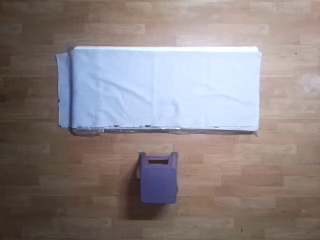
#> input picture frame 11 of model_code/layout/p1.mp4, 320 x 240 px, given in place of the camera
$ python run_inference.py
#> lines starting #> are read from the running program, lines starting #| are printed output that depends on the picture
### core/activity_pipeline.py
"""
activity_pipeline.py
=====================
Standalone module for the Activity + Intake Detection Pipeline.

This is the ONLY file needed (alongside activity_pipeline.pkl) to load
and use the pipeline in any external project.

Usage:
    import pickle
    from activity_pipeline import ActivityPipeline   # makes pkl loadable
    pipeline = pickle.load(open("activity_pipeline.pkl", "rb"))
    result = pipeline.predict(bgr_frame)

Dependencies:
    pip install mediapipe>=0.10.0 numpy>=1.21 opencv-python>=4.5
"""

import pickle
import time
import numpy as np
from collections import deque
from typing import Optional, Tuple, Dict, Any, Deque


# ════════════════════════════════════════════════════════════════════
#  LABEL METADATA
# ════════════════════════════════════════════════════════════════════

POSTURE_ACTIONS: Dict[str, tuple] = {
    "sleeping": ("SLEEPING",    "Person sleeping on the floor",  (30,  80,  220), "[ZZZ]"),
    "lying":    ("LYING DOWN",  "Person lying on the floor",     (200, 60,  255), "[LIE]"),
    "falling":  ("FALLING!",    "Person is falling",             (0,   60,  255), "[!!!]"),
    "sitting":  ("SITTING",     "Person is sitting",             (255, 140, 0),   "[ S ]"),
    "standing": ("STANDING",    "Person is standing still",      (50,  200, 50),  "[ | ]"),
    "walking":  ("WALKING",     "Person is walking or moving",   (255, 180, 20),  "[-->]"),
    "unknown":  ("DETECTING..", "Waiting for pose detection",    (120, 120, 120), "[ ? ]"),
}

INTAKE_COLORS: Dict[str, tuple] = {
    "EATING":     (0,   200, 80),
    "DRINKING":   (20,  180, 255),
    "NOT EATING": (80,  80,  80),
}

# ════════════════════════════════════════════════════════════════════
#  CONFIG CONSTANTS
# ════════════════════════════════════════════════════════════════════

_MIN_INTAKE_FRAMES  = 4
_BPM_WINDOW_SECONDS = 60
_WRIST_HISTORY_LEN  = 10
_SMOOTHING_FRAMES   = 8
_SHOULDER_RATIO     = 0.60

# MediaPipe Pose landmark indices
_LM_MOUTH_L    = 9
_LM_MOUTH_R    = 10
_LM_L_WRIST    = 15
_LM_R_WRIST    = 16
_LM_L_SHOULDER = 11
_LM_R_SHOULDER = 12
_LM_L_HIP      = 23
_LM_R_HIP      = 24
_LM_L_KNEE     = 25
_LM_R_KNEE     = 26


# ════════════════════════════════════════════════════════════════════
#  GEOMETRY HELPERS (pure, stateless)
# ════════════════════════════════════════════════════════════════════

def _px(lm, idx: int, fw: int, fh: int) -> Tuple[int, int]:
    return (int(lm[idx].x * fw), int(lm[idx].y * fh))

def _dist(a: Tuple, b: Tuple) -> float:
    return float(np.sqrt((a[0] - b[0]) ** 2 + (a[1] - b[1]) ** 2))

def _midpoint(a: Tuple, b: Tuple) -> Tuple[float, float]:
    return ((a[0] + b[0]) / 2.0, (a[1] + b[1]) / 2.0)

# [42 lines left out: functions _angle_with_vertical, _get_mouth_info, _get_dynamic_threshold, _closest_wrist, not called in this run]


# ════════════════════════════════════════════════════════════════════
#  MAIN PIPELINE CLASS
# ════════════════════════════════════════════════════════════════════

class ActivityPipeline:
    """
    Self-contained Activity + Intake Detection Pipeline.

    Encapsulates:
      - PostureDetector (sleeping / lying / falling / sitting / standing / walking)
      - IntakeDetector  (eating / drinking — wrist-to-mouth proximity)

    Both detectors use MediaPipe Pose landmarks. No face recognition.

    Quick start
    -----------
    >>> import pickle
    >>> from activity_pipeline import ActivityPipeline
    >>> pipeline = pickle.load(open("activity_pipeline.pkl", "rb"))
    >>> result = pipeline.predict(bgr_frame)   # OpenCV BGR numpy array
    >>> print(result["posture"], result["intake"])
    """

    VERSION = "1.0.0"

    # [52 lines left out: functions __init__, __getstate__, not called in this run]

    def __setstate__(self, state):
        self.__dict__.update(state)
        self._mp_pose_obj  = None
        self._mp_face_obj  = None
        self._is_mp_ready  = False
        self._prev_gray    = None

    # ── Public API ─────────────────────────────────────────────────────────────

    def predict(self, bgr_frame: np.ndarray) -> Dict[str, Any]:
        """
        Run full pipeline on a single OpenCV BGR frame.

        Parameters
        ----------
        bgr_frame : np.ndarray
            uint8 BGR image, any resolution (e.g. 480x640x3 or 720x1280x3).

        Returns
        -------
        dict
            posture             : str   e.g. "standing"
            posture_label       : str   e.g. "STANDING"
            posture_color       : list  BGR e.g. [50, 200, 50]
            posture_icon        : str   e.g. "[ | ]"
            posture_desc        : str   e.g. "Person is standing still"
            body_angle          : float degrees from vertical
            horizontal_duration : float seconds lying/sleeping (else 0.0)
            intake              : str   "NOT EATING" | "EATING" | "DRINKING"
            is_intake           : bool
            intake_color        : list  BGR
            bite_count          : int
            bpm                 : float bites-per-minute (rolling 60s)
            confidence          : float 0.0-1.0 wrist proximity
            fps                 : float inferred from frame timing
        """
        self._ensure_mp_ready()
        import cv2

        now = time.time()
        self._fps = 1.0 / max(now - self._last_frame_time, 1e-9) \
                    if self._last_frame_time else 0.0
        self._last_frame_time = now

        # Motion score
        gray  = cv2.cvtColor(bgr_frame, cv2.COLOR_BGR2GRAY)
        gblur = cv2.GaussianBlur(gray, (21, 21), 0)
        if self._prev_gray is None:
            motion_score = 0.0
        else:
            diff         = cv2.absdiff(self._prev_gray, gblur)
            motion_score = float(np.sum(diff > 25))
        self._prev_gray = gblur

        # MediaPipe inference
        rgb = cv2.cvtColor(bgr_frame, cv2.COLOR_BGR2RGB)
        rgb.flags.writeable = False
        pose_result = self._mp_pose_obj.process(rgb)
        face_result = self._mp_face_obj.process(rgb)
        rgb.flags.writeable = True

        return self._build_output(pose_result, face_result,
                                  bgr_frame.shape, motion_score)

    # [51 lines left out: functions predict_landmarks, reset, not called in this run]

    def get_labels(self) -> Dict[str, Any]:
        """Returns all possible labels and their metadata."""
        return {
            "posture_labels": list(POSTURE_ACTIONS.keys()),
            "intake_labels":  ["NOT EATING", "EATING", "DRINKING"],
            "posture_detail": {k: {"label": v[0], "description": v[1],
                                   "color_bgr": list(v[2])}
                               for k, v in POSTURE_ACTIONS.items()},
        }

    # ── Internal: build result dict ────────────────────────────────────────────

    # [23 lines left out: function _build_output, not called in this run]

    # ── Lazy MediaPipe init ────────────────────────────────────────────────────

    def _ensure_mp_ready(self):
        if self._is_mp_ready:
            return
        try:
            import mediapipe as mp
        except ImportError:
            raise ImportError(
                "mediapipe is required.\n"
                "Install: pip install mediapipe>=0.10.0"
            )
        self._mp_pose_obj = mp.solutions.pose.Pose(
            min_detection_confidence=0.5,
            min_tracking_confidence=0.5,
            model_complexity=0,  # 0 = Lite (much faster for high FPS)
        ).__enter__()
        self._mp_face_obj = mp.solutions.face_mesh.FaceMesh(
            max_num_faces=1,
            min_detection_confidence=0.5,
            min_tracking_confidence=0.5,
            refine_landmarks=True,
        ).__enter__()
        self._is_mp_ready = True

    # [125 lines left out: functions __del__, _run_posture, _posture_classify, _check_falling, _update_horizontal, _update_fall and 4 more, not called in this run]

### app/run_inference.py
"""
app/run_inference.py
=====================
Live webcam inference for Activity and Intake Detection.
(Face authentication is completely removed from this pipeline)

Usage:
    python app/run_inference.py              # Live webcam feed
    python app/run_inference.py --cam 1      # Alternate camera index
"""

import pickle
import argparse
import time
import sys
import cv2
import numpy as np
from pathlib import Path

# Fix paths so it works no matter where you run it from
project_root = Path(__file__).resolve().parent.parent
if str(project_root) not in sys.path:
    sys.path.insert(0, str(project_root))

from core.activity_pipeline import ActivityPipeline  # noqa: F401

PKL_PATH = project_root / "models" / "activity_pipeline.pkl"


def load_pipeline():
    """Load the pkl — this is all you need in any external app."""
    if not PKL_PATH.exists():
        print(f"[ERROR] Pipeline model not found: {PKL_PATH}")
        print("Please run `python core/build_pipeline.py` first.\n")
        sys.exit(1)

    with open(str(PKL_PATH), "rb") as f:
#> (reads models/activity_pipeline.pkl from the repository)
        pipeline = pickle.load(f)
    print(f"[OK] Loaded ActivityPipeline v{pipeline.VERSION}")
    print(f"     Posture labels : {pipeline.get_labels()['posture_labels']}")
    print(f"     Intake labels  : {pipeline.get_labels()['intake_labels']}")
    return pipeline


def demo_live(pipeline, cam_index=0):
    """
    Live webcam inference.
    Overlays posture + intake predictions on the camera feed.
    Press Q to quit, R to reset session.
    """
#> called with cam_index = 0
    cap = cv2.VideoCapture(cam_index)
    if not cap.isOpened():
        print(f"[ERROR] Cannot open camera {cam_index}")
        return

    cap.set(cv2.CAP_PROP_FRAME_WIDTH,  1280)
    cap.set(cv2.CAP_PROP_FRAME_HEIGHT, 720)

    print("\n── Live webcam monitor ──────────────────────────────────")
    print("  Controls: Q=Quit  R=Reset session")
    cv2.namedWindow("Activity Monitor", cv2.WINDOW_NORMAL)
    cv2.resizeWindow("Activity Monitor", 1280, 720)

    try:
        while True:
            ret, frame = cap.read()
#> frame is the input picture: shape (240, 320, 3); mean B, G, R 132, 131.6, 140.7
            if not ret:
                time.sleep(0.01)
                continue

            display = cv2.flip(frame, 1)
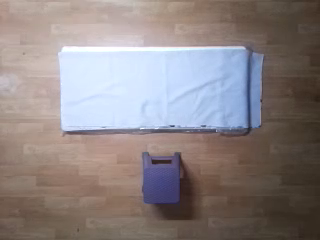
#> display: shape (240, 320, 3); mean B, G, R 132, 131.6, 140.7

            # ── Core inference call ──────────────────────────────────────────
            result = pipeline.predict(frame)   # un-flipped frame for inference
#> (the call stopped at in _ensure_mp_ready, `self._mp_pose_obj = mp.solutions.pose.Pose( min_detection_confidence=0..`: mediapipe is not available in this run)
#> in predict, `gray  = cv2.cvtColor(bgr_frame, cv2.COLOR_BGR2GRAY)`:
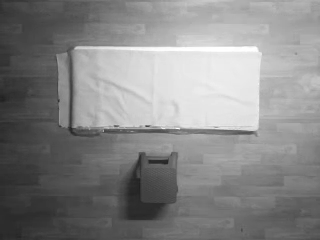
#> gray: shape (240, 320); min 32, max 255, mean 134.3
#> in predict, `gblur = cv2.GaussianBlur(gray, (21, 21), 0)`:
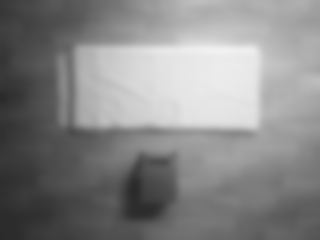
#> gblur: shape (240, 320); min 41, max 241, mean 134.3
            # ────────────────────────────────────────────────────────────────

            fh, fw = display.shape[:2]
            p_color = tuple(result["posture_color"])
            i_color = tuple(result["intake_color"])

            # ── Draw posture banner ──────────────────────────────────────────
            overlay = display.copy()
            cv2.rectangle(overlay, (0, 0), (fw, 78), (12, 12, 12), -1)
            cv2.addWeighted(overlay, 0.82, display, 0.18, 0, display)
            cv2.putText(display,
                        f"{result['posture_icon']} {result['posture_label']}",
                        (12, 58), cv2.FONT_HERSHEY_DUPLEX,
                        1.0, p_color, 2, cv2.LINE_AA)
            cv2.putText(display, "POSTURE", (12, 20),
                        cv2.FONT_HERSHEY_SIMPLEX, 0.40,
                        (160, 160, 160), 1, cv2.LINE_AA)
            cv2.putText(display, f"{result['fps']:.0f} FPS",
                        (fw - 90, 20), cv2.FONT_HERSHEY_SIMPLEX,
                        0.40, (90, 90, 90), 1, cv2.LINE_AA)
            cv2.putText(display,
                        f"angle: {result['body_angle']:.1f}°",
                        (fw - 160, 58), cv2.FONT_HERSHEY_SIMPLEX,
                        0.40, (100, 100, 100), 1, cv2.LINE_AA)

            # ── Draw intake badge ────────────────────────────────────────────
            if result["is_intake"]:
                mid = fw // 2
                cv2.line(display, (mid, 0), (mid, 78), (60, 60, 60), 1)
                roi = display[0:78, mid:fw]
                over = roi.copy()
                cv2.rectangle(over, (0, 0), (fw - mid, 78), i_color, -1)
                cv2.addWeighted(over, 0.14, roi, 0.86, 0, roi)
                display[0:78, mid:fw] = roi
                icon = "[EAT]" if result["intake"] == "EATING" else "[SIP]"
                cv2.putText(display,
                            f"{icon} {result['intake']}",
                            (mid + 12, 58), cv2.FONT_HERSHEY_DUPLEX,
                            1.0, i_color, 2, cv2.LINE_AA)
                cv2.putText(display, "INTAKE", (mid + 12, 20),
                            cv2.FONT_HERSHEY_SIMPLEX, 0.40,
                            (200, 200, 200), 1, cv2.LINE_AA)
                cv2.putText(display,
                            f"bites:{result['bite_count']} bpm:{result['bpm']}",
                            (fw - 240, 20),
                            cv2.FONT_HERSHEY_SIMPLEX, 0.38,
                            i_color, 1, cv2.LINE_AA)

            # ── Draw bottom stats bar ────────────────────────────────────────
            bar_y = fh - 60
            overlay2 = display.copy()
            cv2.rectangle(overlay2, (0, bar_y), (fw, fh), (12, 12, 12), -1)
            cv2.addWeighted(overlay2, 0.82, display, 0.18, 0, display)
            cv2.line(display, (0, bar_y), (fw, bar_y), (50, 50, 50), 1)
            cv2.putText(display, result["posture_desc"], (12, bar_y + 22),
                        cv2.FONT_HERSHEY_SIMPLEX, 0.50,
                        (200, 200, 200), 1, cv2.LINE_AA)
            horiz = f"  | on floor: {result['horizontal_duration']:.0f}s" \
                    if result["posture"] in ("sleeping", "lying") else ""
            cv2.putText(display,
                        f"body_angle: {result['body_angle']:.1f}°{horiz}",
                        (12, bar_y + 46),
                        cv2.FONT_HERSHEY_SIMPLEX, 0.42,
                        (100, 100, 100), 1, cv2.LINE_AA)
            cv2.putText(display, "Q=Quit  R=Reset",
                        (fw - 180, fh - 6), cv2.FONT_HERSHEY_SIMPLEX,
                        0.38, (70, 70, 70), 1, cv2.LINE_AA)

            # ── Left colour strip ────────────────────────────────────────────
            cv2.rectangle(display, (0, 78), (6, bar_y), p_color, -1)

            cv2.imshow("Activity Monitor", display)
            key = cv2.waitKey(1) & 0xFF
            if key == ord("q"):
                break
            elif key == ord("r"):
                pipeline.reset()
                print("  [Reset] Session cleared.")

    finally:
        cap.release()
        cv2.destroyAllWindows()


if __name__ == "__main__":
    parser = argparse.ArgumentParser(description="Activity Monitor")
    parser.add_argument("--cam", default=0, type=int, help="Camera index")
    args = parser.parse_args()

    pipeline = load_pipeline()
#> (the run stopped early here; a loop or call above may not have finished)
